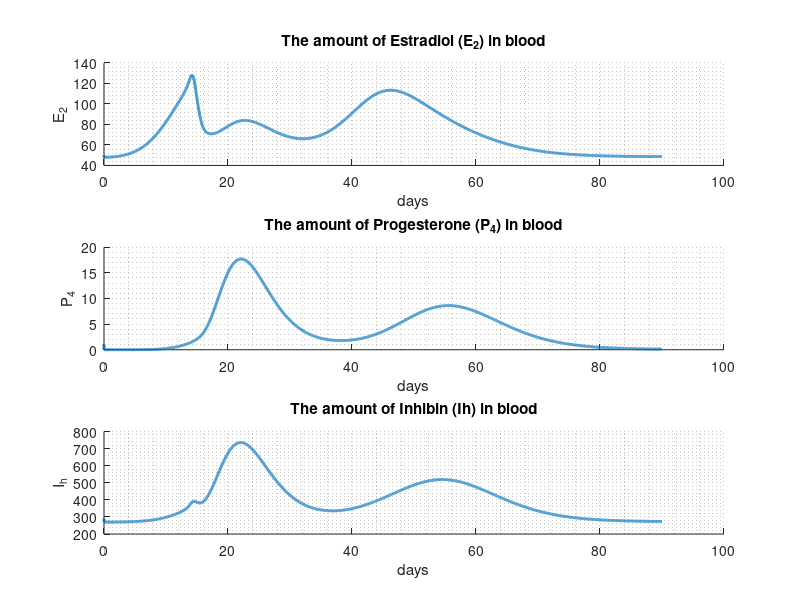

This figure's MATLAB source: (Note: this script raises an error after producing the figure.)
clear;clc;close all
h = 0.01;
t = 0:h:90;
%%
a = 0.6; b = 0.004; c1 = 0.0045; c2 = 0.077; c3 = 0.006; c4 = 0.008;
c5 = 0.045; d1 = 0.5; d2 = 0.8; k1 = 0.6; k2 = 0.5; k3 = 0.6; k4 = 0.65;
%%
e0 = 48; e1 = 0.7; e2 = 2.1; e3 = 1.7; p1 = 0.55; p2 = 0.45; h0 = 270;
h1 = 2.5; h2 = 2; h3 = 10; h4 = 14;
%%
FSH(1) = 142.165;
LH(1) = 28.007;
%%
   MsF(1) = 0;
   GrF(1) = 0;
   PrF(1) = 0;
   Sc1(1) = 0;
   Sc2(1) = 0; 
   Lut1(1) = 0;
   Lut2(1) = 0;
   Lut3(1) = 0;   
   Lut4(1) = 0;
   E2(1) = 50;
   P4(1) = 1;
   Ih(1) = 290;
%    MsF(i) = MsF(i-1) + h * dMsF;
%    GrF(i) = GrF(i-1) + h * dGrF;
%    PrF(i) = PrF(i-1) + h*dPrF(i);
%    Sc1(i) = Scl(i-1) + h*dScl;
%    Sc2(i) = Sc2(i-1) + h*dSc2; 
%    Lut1(i) = Lut1(i-1) + h*dLut1;
%    Lut2(i) = Lut2(i-1) + h*dLut2;
%    Lut3(i) = Lut3(i-1) + h*dLut3;   
%    Lut4(i) = Lut4(i-1) + h*dLut4;

%%
for i = 2:length(t)
   val = 175*exp(-(t(i)-5)^2/120) + 150*exp(-(t(i)-35)^2/160);
   FSH(i) = 250 - (250*(t(i) - 15)^4 )/(1+(t(i)-15)^4) + val;
   LH(i) = 380 - 352*(t(i)-15)^4/(1+(t(i)-15)^4);
   
   dMsF = b*FSH(i) + (c1*FSH(i) - c2*LH(i)^a)*MsF(i-1);
   MsF(i) = MsF(i-1) + h * dMsF;
   dGrF = c2*LH(i)^a*MsF(i-1) + c3*LH(i)^a - c4*LH(i)*GrF(i-1);
   GrF(i) = GrF(i-1) + h * dGrF;
   dPrF = c4*LH(i)*GrF(i-1) - c5*LH(i)^a*PrF(i-1);
   PrF(i) = PrF(i-1) + h*dPrF;
   dSc1 = c5*LH(i)^a*PrF(i-1) - d1* Sc1(i-1);
   Sc1(i) = Sc1(i-1) + h*dSc1;
   dSc2 = d1*Sc1(i-1) - d2* Sc2(i-1);
   Sc2(i) = Sc2(i-1) + h*dSc2; 
   dLut1 = d2*Sc2(i-1) - k1*Lut1(i-1);
   Lut1(i) = Lut1(i-1) + h*dLut1;
   dLut2 = k1*Lut1(i-1) - k2*Lut2(i-1);
   Lut2(i) = Lut2(i-1) + h*dLut2;
   dLut3 = k2*Lut2(i-1) - k3*Lut3(i-1);
   Lut3(i) = Lut3(i-1) + h*dLut3;   
   dLut4 = k3*Lut3(i-1) - k4*Lut4(i-1);
   Lut4(i) = Lut4(i-1) + h*dLut4;
   
   
   E2(i) = e0 + e1*GrF(i) + e2*PrF(i) + e3*Lut4(i); %53 nmol/L
   P4(i) = p1*Lut3(i) + p2*Lut4(i); %1 nmol/L
   Ih(i) = h0 + h1 * PrF(i) + h2 * Lut2(i) + h3 * Lut3(i) + h4 * Lut4(i); %290 U/L   
end
figure(1);
subplot(3,1,1); hold on; grid minor
plot(t, E2, 'Linewidth', 2)
xlabel('days')
ylabel('E_2')
title('The amount of Estradiol (E_2) in blood')

subplot(3,1,2); hold on; grid minor
plot(t, P4, 'Linewidth', 2)
xlabel('days')
ylabel('P_4')
title('The amount of Progesterone (P_4) in blood')

subplot(3,1,3); hold on; grid minor
plot(t, Ih, 'Linewidth', 2)
xlabel('days')
ylabel('I_h')
title('The amount of Inhibin (Ih) in blood')

sgtitle('Ovarian Hormones')

figure(2);
subplot(2,1,1); hold on; grid minor
plot(t, FSH, 'Linewidth', 2)
xlabel('days')
ylabel('FSH')
title('The amount of FSH in blood')

subplot(2,1,2); hold on; grid minor
plot(t, LH, 'Linewidth', 2)
xlabel('days')
ylabel('LH')
title('The amount of LH in blood')


sgtitle('Gonadotropin Hormones')